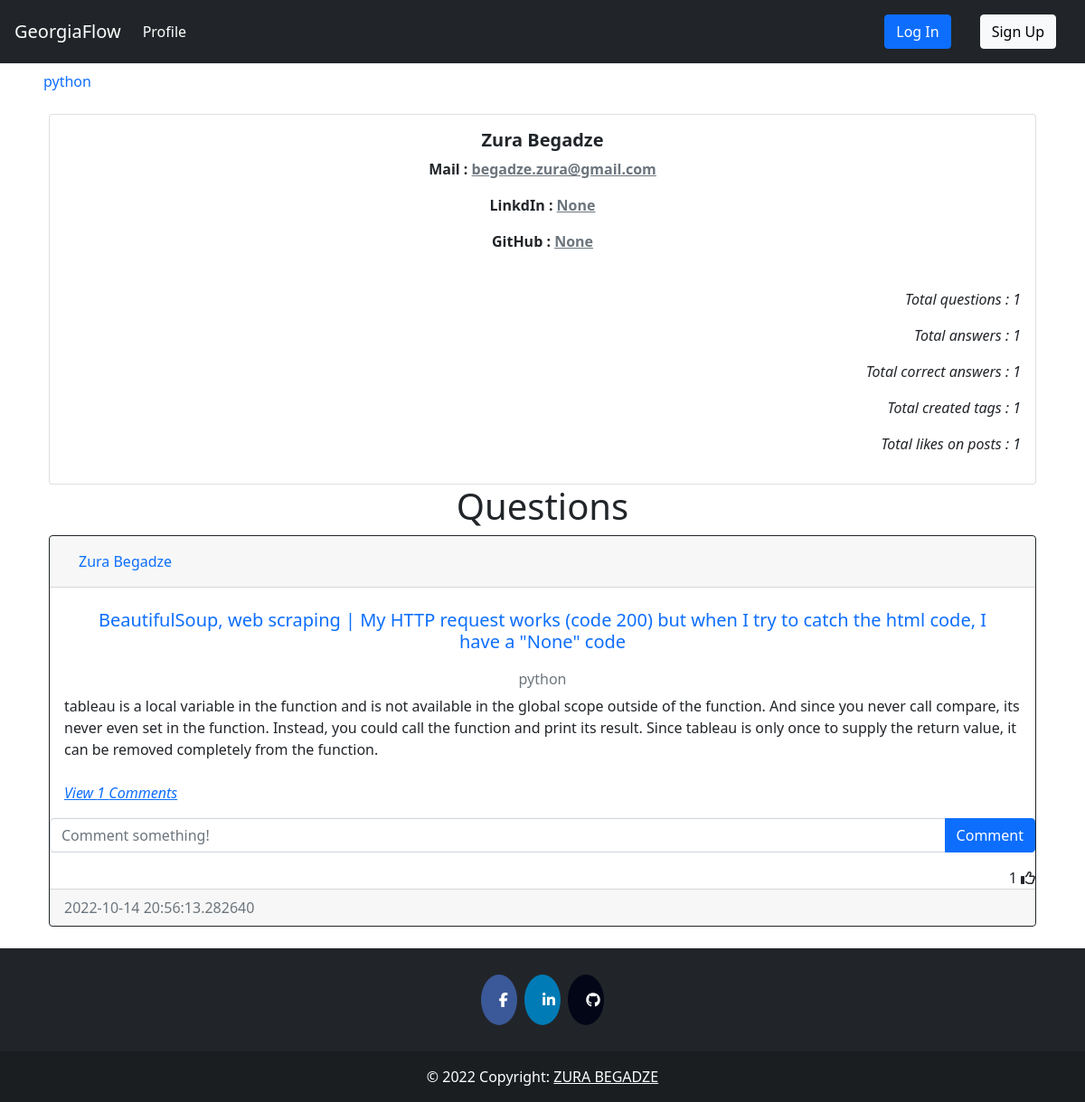
Page /user/1 on the committed database.
### question/models.py (models this page shows, shortened)
class Tag(db.Model):
    __tablename__='tag'
    id =db.Column(db.Integer, primary_key=True)
    name = db.Column(db.String(40), nullable = False, unique=True, index=True)
    date_created = db.Column(db.DateTime, default = datetime.utcnow())
    author = db.Column(db.Integer, db.ForeignKey('user.id', ondelete="CASCADE"), nullable=False)

class Post(db.Model):
    __tablename__='post'
    id = db.Column(db.Integer, primary_key=True)
    heading = db.Column(db.String(500), nullable = False, index=True, unique=True)
    text = db.Column(db.Text, nullable=False)
    date_created = db.Column(db.DateTime, default = datetime.utcnow())
    tags = db.Column(db.String, db.ForeignKey('tag.name', ondelete="CASCADE"), unique=False, nullable=False)
    author = db.Column(db.Integer, db.ForeignKey('user.id', ondelete="CASCADE"), nullable=False)
    comments = db.relationship('Comment', backref='post', passive_deletes=True)
    likes = db.relationship('Like', backref='post', passive_deletes=True)
    corrects = db.relationship('Correct', backref='post', passive_deletes=True)

### auth/models.py (models this page shows, shortened)
class User(db.Model, UserMixin):
    __tablename__ = 'user'
    id = db.Column(db.Integer, primary_key=True)
    fullname = db.Column(db.String(200), nullable = False, index=True)
    email = db.Column(db.String(100), nullable = False, unique = True, index=True)
    linkedin = db.Column(db.String(50),  nullable = False)
    github = db.Column(db.String(45),  nullable = False)
    date_created = db.Column(db.DateTime, default = datetime.utcnow())
    password_hash = db.Column(db.String(128))
    posts = db.relationship('Post', backref='user', passive_deletes=True)
    tags = db.relationship('Tag', backref='user', passive_deletes=True)
    comments = db.relationship('Comment', backref='user', passive_deletes=True)
    likes = db.relationship('Like', backref='user', passive_deletes=True)
    correct = db.relationship('Correct', backref='correct_user', passive_deletes=True)

### auth/views.py (the view, shortened to what this page needs)
@auth.route('/user/<user_id>', methods=['GET', 'POST'])
def get_user(user_id):
    user = User.query.filter_by(id = user_id).first()
    tags = Tag.query.order_by(Tag.name).all()
    form = questionForm()
    total_likes = 0
    if user.posts:
        for post in user.posts:
            for _ in post.likes:
                total_likes+=1
    correct_answers = 0
    if user.comments:
        for comment in user.comments:
            if comment.corrects:
                correct_answers+=1
    return render_template("profile.html", user = user, form=form, tags=tags, total_likes = total_likes, correct_answers=correct_answers)

### question/forms.py
class questionForm(FlaskForm):
    heading = StringField('heading', [Length(min=2, max=700), DataRequired(message='Question ')])
    text = TextAreaField('Question', [Length(min=2, max=1000), DataRequired(message='description')])
    ask = SubmitField("ASK")

### templates/profile.html (shortened to what this page needs)
{% extends 'base.html' %}
{% block content %}
    <div class="card text-center">
        <div class="card-body">
            <h5 class="card-title fw-bolder">{{user.fullname}}</h5>
            <p class="card-text fw-semibold">Mail : <a class="link-secondary" target="_blank" href="mailto:{{user.email}}">{{user.email}}</a></p>
            <p type="url" class="card-text fw-semibold" >LinkdIn : <a target="_blank" href="{{user.linkedin}}" class="link-secondary">{{user.linkedin}}</a></p>
            <p type="url" class="card-text fw-semibold">GitHub : <a target="_blank" href="{{user.github}}" class="link-secondary">{{user.github}}</a></p>
            <br />
            <p type="text" class="fw-normal text-right fst-italic">Total questions : {{user.posts|length}} </p>
            <p type="text" class="fw-normal text-right fst-italic">Total answers : {{user.comments|length}} </p>
            <p type="text" class="fw-normal text-right fst-italic">Total correct answers : {{correct_answers}} </p>
            <p type="text" class="fw-normal text-right fst-italic">Total created tags : {{user.tags|length}} </p>
            <p type="text" class="fw-normal text-right fst-italic">Total likes on posts : {{total_likes}} </p>
        </div>
    </div>
    {%if user.posts%}
    <h1 align="center">{% block header %}Questions{% endblock %}</h1>
    {%else%}
    <h1 align="center">No Questions to show</h1>
    {%endif%}
    <div id="posts">
    {% for post in user.posts|reverse %}
    <div class="card border-dark">
        <div class="card-header d-flex justify-content-between align-items-center">
            <a class="nav-item nav-link active" href="{{ url_for('auth.get_user', user_id=post.user.id) }}">{{post.user.fullname}}</a>
            <br />
        </div>
        <div class="card-body">
            <a class="card-title nav-item nav-link text-center" href="{{ url_for('post.post_detail', post_id=post.id) }}"><h5 >{{post.heading}}</h5></a>
            <h6 class="card-subtitle mb-2 text-muted text-center">{{post.tags}}</h6>
            <div class="card-text ">{{post.text}}</div>
            <br />
            <p class="card-text">
                {% if post.comments|length > 0 %}
                <a data-bs-toggle="collapse" href="#comments-{{post.id}}" role="button">
                <cite title="Source" >View {{post.comments|length}} Comments</cite>
                </a>
                {% else %}
                <small class="text-muted">No Comments</small>
                {% endif %}
            </p>
        </div>
        <form class="input-group mb-3" method="POST" action="/create-comment/{{post.id}}" >
            <input type="text" id="text"  name="text" class="form-control" placeholder="Comment something!" />
            <button type="submit" class="btn btn-primary">Comment</button>
        </form>
        <div class="text-right">
            <span id="likes-count-{{post.id}}">{{ post.likes|length }}</span>
            {% if current_user.id in post.likes|map(attribute="author")|list %}
            <i class="fas fa-thumbs-up" id="like-button-{{post.id}}" onclick="like('{{post.id}}')"></i>
            {% else %}
            <i class="far fa-thumbs-up" id="like-button-{{post.id}}" onclick="like('{{post.id}}')"></i>
            {% endif %}
        </div>
        <div class="card-footer text-muted">{{post.date_created}}</div>
    </div>
    <br/ > {% endfor %}
    </div>
{% endblock %}

### templates/base.html (shortened to what this page needs)
<!DOCTYPE html>
<html lang="en">
    <head>
        <link rel="stylesheet" href="{{ url_for('static', filename='css/index.css')}}"></link>
        <link rel="stylesheet" href="https://cdnjs.cloudflare.com/ajax/libs/font-awesome/4.7.0/css/font-awesome.min.css"/>
        <link rel="stylesheet" href="https://cdn.jsdelivr.net/npm/bootstrap@5.2.0/dist/css/bootstrap.min.css"/>
        <link rel="stylesheet" href="https://cdn.jsdelivr.net/npm/bootstrap@4.6.2/dist/css/bootstrap.min.css"/>
        <link rel="stylesheet" href="https://cdn.jsdelivr.net/npm/bootstrap@4.1.3/dist/css/bootstrap.min.css"/>
        <link rel="stylesheet" href="https://cdn.jsdelivr.net/npm/bootstrap@5.0.2/dist/css/bootstrap.min.css"/>
    </head>
    <body>
        <nav class="navbar navbar-expand-lg   navbar-dark bg-dark">
            <a class="navbar-brand" href="{{ url_for('api.index') }}">GeorgiaFlow</a>
            <div class="collapse navbar-collapse" id="navbarTogglerDemo03">
                <ul class="navbar-nav mr-auto mt-2 mt-lg-0">
                    <li class="nav-item active">
                    <a class="nav-link" href="{{ url_for('auth.get_user', user_id=current_user.id) }}">Profile <span class="sr-only">(current)</span></a>
                    </li>
                </ul>
                {%if current_user.is_authenticated %}
                    <div class="btn-group" style="margin-right:5%">
                        <button type="button" class="btn btn-sm btn-secondary dropdown-toggle" data-bs-toggle="dropdown">{{current_user.fullname}}</button>
                        <ul class="dropdown-menu">
                            <li>
                                <a class="dropdown-item" href="{{ url_for('auth.get_user', user_id=current_user.id) }}">{{current_user.fullname}}</a>
                            </li>
                            <li>
                                <a class="dropdown-item" href="{{ url_for('auth.update', user_id=current_user.id) }}">Update Profile</a>
                            </li>
                            <li>
                                <a class="dropdown-item" href="{{ url_for('auth.update_password', user_id=current_user.id) }}">Update Password</a>
                            </li>
                            <div class="dropdown-divider"></div>
                            <a class="dropdown-item" href="{{ url_for('auth.logout') }}">Log Out</a>
                            </div>
                        </ul>
                    </div>
                {%else%}
                    <a class="nav-link" href="{{ url_for('auth.login') }}"><button type="button" class="btn btn-primary">Log In</button></a>
                    <a class="nav-link" href="{{ url_for('auth.signup') }}"><button type="button" class="btn btn-light">Sign Up</button></a>
                {%endif%}
            </div>
        </nav>
        <nav class="navtag ">
            <ul class="navtagul">
                {%for tag in tags%}
                    <li><a class="navtaga nav-link" href="{{ url_for('post.tag_posts', tag_name=tag.name) }}">{{tag.name}}</a></li>
                {%endfor%}
            </ul>
        </nav>
        <div class="container">{% block content %}{% endblock %}</div>
        {%block footer%}
        <footer class="bg-dark text-center text-white">
            <div class="container p-4 pb-0">
                <section class="mb-4">
                    <a href="https://www.facebook.com/zura.begadze.35/" class="fa fa-facebook"></a>
                    <a href="https://www.linkedin.com/in/zura-begadze/" class="fa fa-linkedin"></a>
                    <a href="https://github.com/papitokarlo" class="fa fa-github"></a>
            </section>
            </div>
            <div class="text-center p-3" style="background-color: rgba(0, 0, 0, 0.2);">
                © 2022 Copyright:
                <a class="text-white" href="">ZURA BEGADZE</a>
            </div>
        </footer>
        {%endblock%}
    </body>
</html>

### static/css/index.css (style rules this page uses)
.navtag { position: relative; overflow: hidden; scroll-behavior: smooth; }
.navtagul { display: flex; overflow: auto; list-style: none; text-align: center; white-space: nowrap; background-color: rgba(rgb(124, 116, 116), green, blue, alpha); }
.navtaga { display: block; padding: .5rem .75rem; overflow: hidden; background-color: rgba(rgb(119, 136, 127), green, blue, alpha); }
.fa { padding: 20px; font-size: 30px; width: 30px; text-align: center; text-decoration: none; margin: 5px 2px; border-radius: 50%; }
.fa-facebook { background: #3B5998; color: white; }
.fa-linkedin { background: #007bb5; color: white; }
.fa-github { background: #030617; color: white; }

### rows in the picture
Tag: name "python"
User: fullname "Zura Begadze", email "begadze.zura@gmail.com", linkedin "None", github "None"
Post: user.fullname "Zura Begadze", heading "BeautifulSoup, web scraping | My HTTP request works (code 200) but when I try to catch the html code, I have a \"None\" code", tags "python", text "tableau is a local variable in the function and is not available in the global scope outside of the function. And since you never call compare, its never even set in the function. Instead, you could call the function and print its result. Since tableau is only once to supply the return value, it can be removed completely from the function.", comments|length "1", likes|length "1", date_created "2022-10-14 20:56:13.282640"

### other values in the picture
{{ user.posts|length }} "1"
{{ user.comments|length }} "1"
{{ correct_answers }} "1"
{{ user.tags|length }} "1"
{{ total_likes }} "1"
